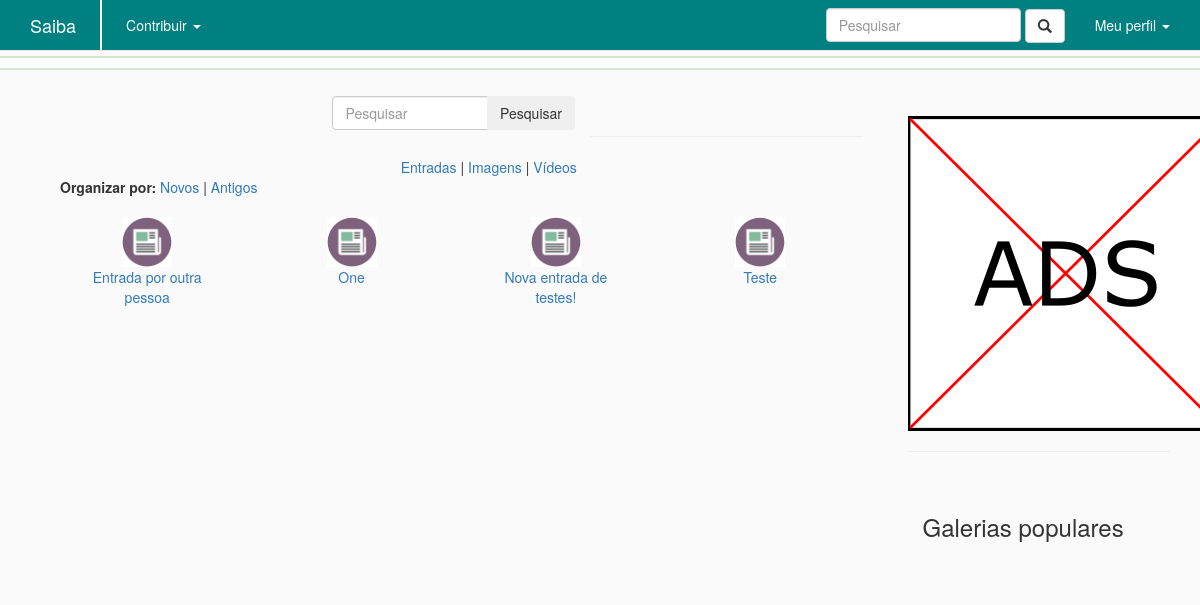
Before: /pesquisar/ with the older database file.
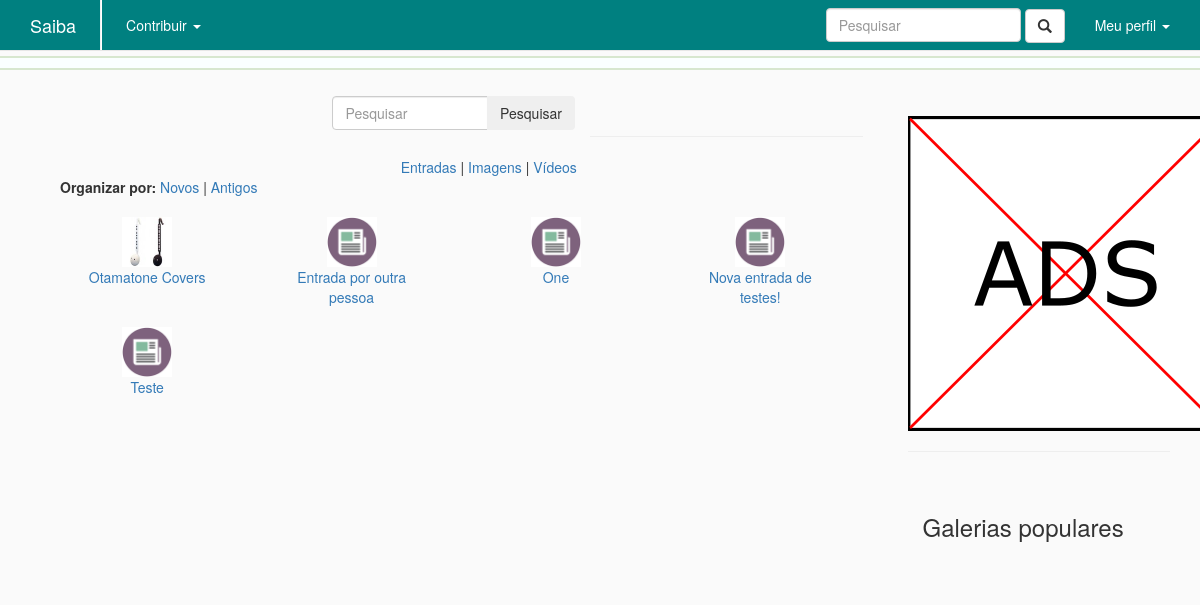
After: the same page with the newer database file.
### entry/models.py (models this page shows, shortened)
class Entry(models.Model):
    author                  = models.ForeignKey(User, default=1)
    title                   = models.CharField(max_length=250)
    slug                    = models.SlugField(max_length=250, default="", blank=True)
    status                  = models.ForeignKey(Status, default=1)
    category                = models.ForeignKey(Category, default=1)
    type                    = models.CharField(max_length=100)
    date_origin             = models.CharField(max_length=100, blank=True)
    origin                  = models.CharField(max_length=100)
    additional_references   = models.CharField(max_length=100)
    icon                    = models.ImageField(blank=True, upload_to='icon/')
    hidden                  = models.BooleanField(default=False)
    images_locked           = models.BooleanField(default=False)
    videos_locked           = models.BooleanField(default=False)
    comments_locked         = models.BooleanField(default=False)
    tags                    = models.ManyToManyField('home.Tag', blank=True)
    trending_points         = models.IntegerField(default=0)
    editorship              = models.ManyToManyField('profile.Profile', blank=True)
    class Meta:
        verbose_name_plural = "entries"

### home/views.py (the view)
# urls.py: url(r'^pesquisar/$', views.navbar_search, name = 'navbar_search'),
def navbar_search(request):
    query = request.GET.get('q')
    type = request.GET.get('type')
    order_by = request.GET.get('order_by')
    entries = Entry.objects.all()
    if query == None:
        query = ''
    if type == None:
        type = 'entry'
    if order_by == None:
        order_by = 'newer'
    search_result = None;
    if(type == 'entry'):
        search_result = Entry.objects.filter(title__contains=query, hidden=False)
    elif(type == 'image'):
        search_result = Image.objects.filter(title__contains=query, hidden=False)
    elif(type == 'video'):
        search_result = Video.objects.filter(title__contains=query, hidden=False)
    if(order_by == 'newer'):
        search_result = search_result.order_by('-id')
    elif(order_by == 'older'):
        search_result = search_result.order_by('id')
    args = {'entries' : entries,
            'search_result' : search_result,
            'query' : query,
            'type' : type,
            'order_by' : order_by}
    return render(request, 'home/search.html', args)

### home/templates/home/search.html (shortened to what this page needs)
﻿{% extends 'home/base.html' %}
{% block css %}
    {% load staticfiles %}
    <link rel="stylesheet" type="text/css" href="{% static 'home/index.css' %}"/>
{% endblock %}
{% block body %}
    <section id="pesquisa" class="container col-md-12">
        <form class="form-horizontal col-md-4 col-md-offset-4" action="{% url 'home:search' %}" method="get">
            <div class="input-group">
                <input name="q" type="text" class="form-control" placeholder="Pesquisar" value="{{query}}">
                <span class="input-group-btn">
                    <button class="btn btn-secondary" type="submit">Pesquisar</button>
                </span>
            </div>
        </form>
        <br><hr/>
        <div class="col-md-offset-5 col-md-12"><a href="/pesquisar/?q={{query}}&type=entry&order_by={{order_by}}">Entradas</a> | <a href="/pesquisar/?q={{query}}&type=image&order_by={{order_by}}">Imagens</a> | <a href="/pesquisar/?q={{query}}&type=video&order_by={{order_by}}">Vídeos</a></div>
        <div class="col-md-12"><b>Organizar por:</b> <a href="/pesquisar/?q={{query}}&type={{type}}&order_by=newer">Novos</a> | <a href="/pesquisar/?q={{query}}&type={{type}}&order_by=older">Antigos</a></div>
        {% if search_result %}
            {% for result in search_result %}
                {% if type == 'entry' %}
                    <a class="col-md-3" href="/entrada/{{result.slug}}/" style="margin-top: 20px">
                        <span class="col-md-12" style="text-align: center">
                            <img class="media-object" src="/media/{{result.icon}}" alt="{{result.title}}" height="50" style="display: block; margin: 0 auto">
                            {{result.title}}
                        </span>
                    </a>
                {% endif %}
            {% endfor %}
        {% else %}
            <span class="col-md-12" style="margin-top: 20px; margin-bottom: 20px">
                Não existem entradas com este nome.
            </span>
        {% endif %}
    </section>
{% endblock %}

Changed rows visible on the page:
added Entry: icon (picture), title "Otamatone Covers"
